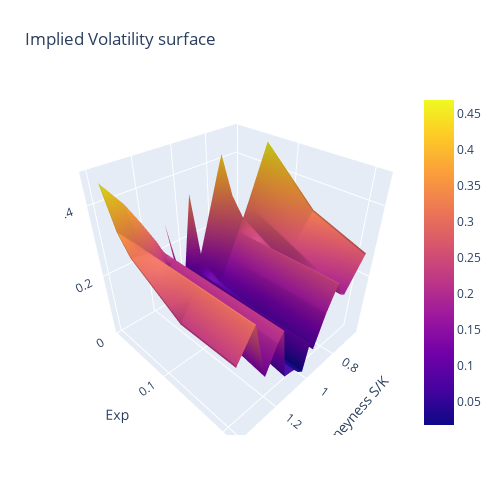

The notebook cell saved with this chart:
### Code cell
import plotly.graph_objects as go
import pandas as pd
import numpy as np
# Read data from a csv

z = new_df
x = list(new_df.columns)
y = list(new_df.index)


fig = go.Figure(data=[go.Surface(z=z, x=x, y=y)])
fig.update_layout(title='Implied Volatility surface', autosize=False,
width=500, height=500,
                  margin=dict(l=65, r=50, b=65, t=90))

fig.update_scenes(xaxis_title_text='Moneyness S/K', yaxis_title_text='Exp', zaxis_title_text='Local Volatility') 
fig.show()

### Figure 1 — Plotly figure (JSON) as saved in the notebook; plotly's stock layout.template omitted (floating-point values rounded to 4 significant figures)
{"data": [{"type": "surface", "x": [0.5, 0.5625, 0.625, 0.75, 0.7812, 0.8125, 0.875, 0.9375, 0.9688, 1, 1.031, 1.062, 1.094, 1.125, 1.156, 1.188, 1.25, 1.312, 1.406, 1.5, 1.562], "y": [0.003774, 0.02021, 0.03939, 0.05857, 0.1353, 0.212], "z": [[null, null, null, null, null, null, null, 0.3369, 0.2143, 0.08822, 0.06399, 0.1848, 0.2839, null, null, null, null, null, null, null, null], [null, null, null, null, 0.4351, 0.3822, 0.2686, 0.1569, 0.1032, 0.04171, 0.03103, 0.08834, 0.1386, 0.1839, 0.2222, 0.264, 0.333, 0.3969, 0.4696, null, null], [null, null, null, null, 0.3269, 0.2834, 0.1994, 0.1153, 0.1032, 0.02743, 0.03103, 0.06621, 0.1133, 0.1383, 0.2222, 0.1977, 0.2512, 0.3009, 0.3652, null, 0.4535], [null, null, 0.4679, 0.311, 0.2744, 0.2381, 0.1667, 0.0959, 0.1032, 0.0242, 0.03103, 0.05409, 0.08795, 0.1154, 0.2222, 0.1977, 0.2146, 0.3009, 0.3138, null, 0.3963], [null, null, 0.3276, 0.2464, 0.1927, 0.2381, 0.1667, 0.06992, 0.1032, 0.02103, 0.03103, 0.05409, 0.05799, 0.08818, 0.2222, 0.1977, 0.15, 0.3009, 0.2212, null, 0.2806], [0.3722, 0.3189, 0.2703, 0.1818, 0.1927, 0.2381, 0.1667, 0.06992, 0.1032, 0.01786, 0.03103, 0.05409, 0.05799, 0.06091, 0.2222, 0.1977, 0.1218, 0.3009, 0.2212, 0.2137, 0.2332]]}], "layout": {"autosize": false, "height": 500, "margin": {"b": 65, "l": 65, "r": 50, "t": 90}, "scene": {"xaxis": {"title": {"text": "Moneyness S/K"}}, "yaxis": {"title": {"text": "Exp"}}, "zaxis": {"title": {"text": "Local Volatility"}}}, "title": {"text": "Implied Volatility surface"}, "width": 500}}
